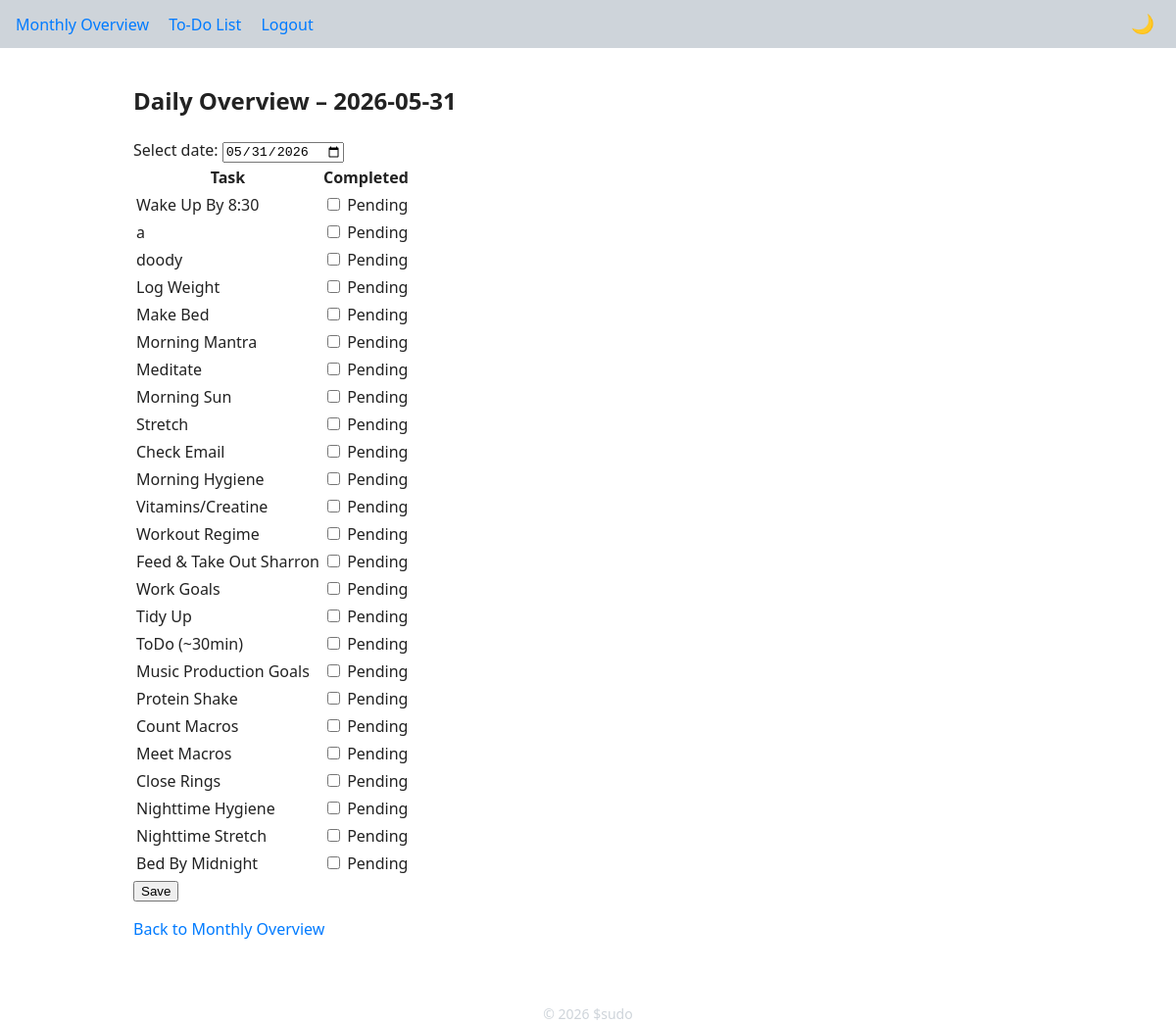
The app's page /daily (signed in) with its own data.
### app/models.py (models this page shows)
class TaskList(db.Model):
    __tablename__ = 'task_lists'
    id = db.Column(db.Integer, primary_key=True)
    user_id = db.Column(db.Integer, db.ForeignKey('users.id'), nullable=False)
    name = db.Column(db.String(200), nullable=False)
    position = db.Column(db.Integer, nullable=False, default=0)
    start_date = db.Column(db.Date, nullable=False)          # <‑‑ new
    end_date = db.Column(db.Date, nullable=True)            # <‑‑ new

### app/routes/tasks.py (the view, shortened to what this page needs)
@bp.route("/daily", methods=["GET", "POST"])
@login_required
def daily():
    date_str = request.args.get("date")
    if not date_str:
        date_str = date.today().isoformat()
    try:
        date.fromisoformat(date_str)
    except ValueError:
        return redirect(url_for("main.monthly"))
    statuses = get_daily_status(current_user, date_str)
    day_obj = date.fromisoformat(date_str)
    active_tasks = (
        TaskList.query.filter_by(user_id=current_user.id)
        .filter(TaskList.start_date <= day_obj)
        .filter(
            (TaskList.end_date == None) | (TaskList.end_date > day_obj)
        )
        .order_by(TaskList.position)
        .all()
    )
    task_names = [t.name for t in active_tasks]
    return render_template(
        "tasks/daily.html",
        date=date_str,
        tasks=task_names,
        statuses=statuses,
    )

### app/__init__.py (called while the page is built)
def create_app(config_name: str = 'development') -> Flask:
    app = Flask(__name__, instance_relative_config=True)
    from .config import DevelopmentConfig, ProductionConfig
    config_cls = {
        'development': DevelopmentConfig,
        'production': ProductionConfig
    }[config_name]
    app.config.from_object(config_cls)
    try:
        os.makedirs(app.instance_path, exist_ok=True)
    except OSError as exc:  # pragma: no cover
        raise RuntimeError(f'Failed to create instance folder: {exc}')
    db.init_app(app)
    login_manager.init_app(app)
    csrf.init_app(app)
    from .routes import bp as main_bp
    app.register_blueprint(main_bp)
    with app.app_context():
        db.create_all()
    @app.context_processor
    def inject_current_year():
        return {'current_year': __import__('datetime').datetime.utcnow().year}
    return app

### app/helpers.py (called while the page is built)
def get_daily_status(user, date_str):
    day_obj = date.fromisoformat(date_str)
    tasks = (
        TaskList.query.filter_by(user_id=user.id)
        .filter(TaskList.start_date <= day_obj)
        .filter((TaskList.end_date == None) | (TaskList.end_date > day_obj))
        .order_by(TaskList.position)
        .all()
    )
    status_map = {t.name: False for t in tasks}
    for dt in DailyTask.query.filter_by(user_id=user.id, date=day_obj).all():
        task_name = TaskList.query.get(dt.task_id).name
        status_map[task_name] = dt.status
    return status_map

### app/models.py (called while the page is built)
@login_manager.user_loader
def load_user(user_id: str):
    return User.query.get(int(user_id))

### app/templates/tasks/daily.html (shortened to what this page needs)
{% extends "base.html" %}
{% block content %}
<h2>Daily Overview – {{ date }}</h2>
<form method="get" action="{{ url_for('main.daily') }}">
    <label for="date-select">Select date:</label>
    <input type="date" id="date-select" name="date" value="{{ date }}" onchange="this.form.submit()">
</form>
<form method="post" action="{{ url_for('main.daily', date=date) }}">
    <table class="task-table">
        <thead>
            <tr>
                <th>Task</th>
                <th>Completed</th>
            </tr>
        </thead>
        <tbody>
            {% for task in tasks %}
            <tr>
                <td>{{ task }}</td>
                <td>
                    <input type="checkbox" name="task_{{ loop.index0 }}"
                           id="task_{{ loop.index0 }}"
                           {% if statuses[task] %}checked{% endif %}>
                    <label for="task_{{ loop.index0 }}">
                        {% if statuses[task] %}Done{% else %}Pending{% endif %}
                    </label>
                </td>
            </tr>
            {% endfor %}
        </tbody>
    </table>
    <button type="submit">Save</button>
</form>
<p><a href="{{ url_for('main.monthly') }}">Back to Monthly Overview</a></p>
{% endblock %}

### app/static/css/style.css (style rules this page uses)
:root { --bg: #ffffff; --text: #222222; --accent: #007bff; --danger: #dc3545; --success: #28a745; --warning: #ffc107; --border: #ced4da; --border-radius: 4px; --font-family: system-ui, sans-serif; }
html, body { margin: 0; padding: 0; font-family: var(--font-family); background: var(--bg); color: var(--text); line-height: 1.5; }
*, *::before, *::after { box-sizing: border-box; }
a { color: var(--accent); text-decoration: none; }

### records on screen
TaskList: name "Wake Up By 8:30", shows "Pending"
TaskList: name "doody", shows "Pending"
TaskList: name "Log Weight", shows "Pending"
TaskList: name "Make Bed", shows "Pending"
TaskList: name "Morning Mantra", shows "Pending"
TaskList: name "Meditate", shows "Pending"
TaskList: name "Morning Sun", shows "Pending"
TaskList: name "Stretch", shows "Pending"
TaskList: name "Check Email", shows "Pending"
TaskList: name "Morning Hygiene", shows "Pending"
TaskList: name "Vitamins/Creatine", shows "Pending"
TaskList: name "Workout Regime", shows "Pending"
TaskList: name "Feed & Take Out Sharron", shows "Pending"
TaskList: name "Work Goals", shows "Pending"
TaskList: name "Tidy Up", shows "Pending"
TaskList: name "ToDo (~30min)", shows "Pending"
TaskList: name "Music Production Goals", shows "Pending"
TaskList: name "Protein Shake", shows "Pending"
TaskList: name "Count Macros", shows "Pending"
TaskList: name "Meet Macros", shows "Pending"
TaskList: name "Close Rings", shows "Pending"
TaskList: name "Nighttime Hygiene", shows "Pending"
TaskList: name "Nighttime Stretch", shows "Pending"
TaskList: name "Bed By Midnight", shows "Pending"

### other values on screen
{{ date }} "2026-05-31"
{{ task }} "a"
{{ current_year }} "2026"
